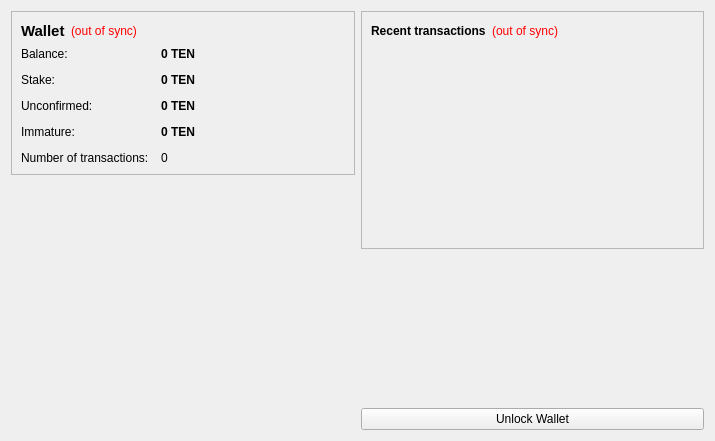
<?xml version="1.0" encoding="UTF-8"?>
<ui version="4.0">
 <class>OverviewPage</class>
 <widget class="QWidget" name="OverviewPage">
  <property name="geometry">
   <rect>
    <x>0</x>
    <y>0</y>
    <width>715</width>
    <height>441</height>
   </rect>
  </property>
  <property name="windowTitle">
   <string>Form</string>
  </property>
  <layout class="QHBoxLayout" name="horizontalLayout" stretch="1,1">
   <item>
    <layout class="QVBoxLayout" name="verticalLayout_2">
     <item>
      <widget class="QFrame" name="frame">
       <property name="frameShape">
        <enum>QFrame::StyledPanel</enum>
       </property>
       <property name="frameShadow">
        <enum>QFrame::Raised</enum>
       </property>
       <layout class="QVBoxLayout" name="verticalLayout_4">
        <item>
         <layout class="QHBoxLayout" name="horizontalLayout_4">
          <item>
           <widget class="QLabel" name="label_5">
            <property name="font">
             <font>
              <pointsize>11</pointsize>
              <weight>75</weight>
              <bold>true</bold>
             </font>
            </property>
            <property name="text">
             <string>Wallet</string>
            </property>
           </widget>
          </item>
          <item>
           <widget class="QLabel" name="labelWalletStatus">
            <property name="toolTip">
             <string>The displayed information may be out of date. Your wallet automatically synchronizes with the TentaniumCoin network after a connection is established, but this process has not completed yet.</string>
            </property>
            <property name="styleSheet">
             <string notr="true">QLabel { color: red; }</string>
            </property>
            <property name="text">
             <string notr="true">(out of sync)</string>
            </property>
            <property name="alignment">
             <set>Qt::AlignLeading|Qt::AlignLeft|Qt::AlignVCenter</set>
            </property>
           </widget>
          </item>
          <item>
           <spacer name="horizontalSpacer_2">
            <property name="orientation">
             <enum>Qt::Horizontal</enum>
            </property>
            <property name="sizeHint" stdset="0">
             <size>
              <width>40</width>
              <height>20</height>
             </size>
            </property>
           </spacer>
          </item>
         </layout>
        </item>
        <item>
         <layout class="QFormLayout" name="formLayout_2">
          <property name="fieldGrowthPolicy">
           <enum>QFormLayout::AllNonFixedFieldsGrow</enum>
          </property>
          <property name="horizontalSpacing">
           <number>12</number>
          </property>
          <property name="verticalSpacing">
           <number>12</number>
          </property>
          <item row="0" column="0">
           <widget class="QLabel" name="label">
            <property name="text">
             <string>Balance:</string>
            </property>
           </widget>
          </item>
          <item row="0" column="1">
           <widget class="QLabel" name="labelBalance">
            <property name="font">
             <font>
              <weight>75</weight>
              <bold>true</bold>
             </font>
            </property>
            <property name="cursor">
             <cursorShape>IBeamCursor</cursorShape>
            </property>
            <property name="toolTip">
             <string>Your current balance</string>
            </property>
            <property name="text">
             <string notr="true">0 TEN</string>
            </property>
            <property name="textInteractionFlags">
             <set>Qt::LinksAccessibleByMouse|Qt::TextSelectableByKeyboard|Qt::TextSelectableByMouse</set>
            </property>
           </widget>
          </item>
          <item row="1" column="0">
           <widget class="QLabel" name="label_6">
            <property name="text">
             <string>Stake:</string>
            </property>
           </widget>
          </item>
          <item row="1" column="1">
           <widget class="QLabel" name="labelStake">
            <property name="font">
             <font>
              <weight>75</weight>
              <bold>true</bold>
             </font>
            </property>
            <property name="cursor">
             <cursorShape>IBeamCursor</cursorShape>
            </property>
            <property name="toolTip">
             <string>Total of coins that was staked, and do not yet count toward the current balance</string>
            </property>
            <property name="text">
             <string notr="true">0 TEN</string>
            </property>
            <property name="textInteractionFlags">
             <set>Qt::LinksAccessibleByMouse|Qt::TextSelectableByKeyboard|Qt::TextSelectableByMouse</set>
            </property>
           </widget>
          </item>
          <item row="2" column="0">
           <widget class="QLabel" name="label_3">
            <property name="text">
             <string>Unconfirmed:</string>
            </property>
           </widget>
          </item>
          <item row="2" column="1">
           <widget class="QLabel" name="labelUnconfirmed">
            <property name="font">
             <font>
              <weight>75</weight>
              <bold>true</bold>
             </font>
            </property>
            <property name="cursor">
             <cursorShape>IBeamCursor</cursorShape>
            </property>
            <property name="toolTip">
             <string>Total of transactions that have yet to be confirmed, and do not yet count toward the current balance</string>
            </property>
            <property name="text">
             <string notr="true">0 TEN</string>
            </property>
            <property name="textInteractionFlags">
             <set>Qt::LinksAccessibleByMouse|Qt::TextSelectableByKeyboard|Qt::TextSelectableByMouse</set>
            </property>
           </widget>
          </item>
          <item row="3" column="0">
           <widget class="QLabel" name="labelImmatureText">
            <property name="text">
             <string>Immature:</string>
            </property>
           </widget>
          </item>
          <item row="3" column="1">
           <widget class="QLabel" name="labelImmature">
            <property name="font">
             <font>
              <weight>75</weight>
              <bold>true</bold>
             </font>
            </property>
            <property name="toolTip">
             <string>Mined balance that has not yet matured</string>
            </property>
            <property name="text">
             <string notr="true">0 TEN</string>
            </property>
            <property name="textInteractionFlags">
             <set>Qt::LinksAccessibleByMouse|Qt::TextSelectableByKeyboard|Qt::TextSelectableByMouse</set>
            </property>
           </widget>
          </item>
          <item row="4" column="0">
           <widget class="QLabel" name="label_2">
            <property name="text">
             <string>Number of transactions:</string>
            </property>
           </widget>
          </item>
          <item row="4" column="1">
           <widget class="QLabel" name="labelNumTransactions">
            <property name="toolTip">
             <string>Total number of transactions in wallet</string>
            </property>
            <property name="text">
             <string notr="true">0</string>
            </property>
           </widget>
          </item>
         </layout>
        </item>
       </layout>
      </widget>
     </item>
     <item>
      <spacer name="verticalSpacer">
       <property name="orientation">
        <enum>Qt::Vertical</enum>
       </property>
       <property name="sizeHint" stdset="0">
        <size>
         <width>20</width>
         <height>40</height>
        </size>
       </property>
      </spacer>
     </item>
     <item>
      <widget class="QLabel" name="label_6">
       <property name="text">
        <string/>
       </property>
       <property name="pixmap">
        <pixmap resource="../bitcoin.qrc">:/images/backg</pixmap>
       </property>
       <property name="scaledContents">
        <bool>false</bool>
       </property>
       <property name="alignment">
        <set>Qt::AlignCenter</set>
       </property>
       <property name="margin">
        <number>-2</number>
       </property>
      </widget>
     </item>
    </layout>
   </item>
   <item>
    <layout class="QVBoxLayout" name="verticalLayout_3">
     <item>
      <widget class="QFrame" name="frame_2">
       <property name="frameShape">
        <enum>QFrame::StyledPanel</enum>
       </property>
       <property name="frameShadow">
        <enum>QFrame::Raised</enum>
       </property>
       <layout class="QVBoxLayout" name="verticalLayout">
        <item>
         <layout class="QHBoxLayout" name="horizontalLayout_2">
          <item>
           <widget class="QLabel" name="label_4">
            <property name="text">
             <string>&lt;b&gt;Recent transactions&lt;/b&gt;</string>
            </property>
           </widget>
          </item>
          <item>
           <widget class="QLabel" name="labelTransactionsStatus">
            <property name="toolTip">
             <string>The displayed information may be out of date. Your wallet automatically synchronizes with the TentaniumCoin network after a connection is established, but this process has not completed yet.</string>
            </property>
            <property name="styleSheet">
             <string notr="true">QLabel { color: red; }</string>
            </property>
            <property name="text">
             <string notr="true">(out of sync)</string>
            </property>
            <property name="alignment">
             <set>Qt::AlignRight|Qt::AlignTrailing|Qt::AlignVCenter</set>
            </property>
           </widget>
          </item>
          <item>
           <spacer name="horizontalSpacer">
            <property name="orientation">
             <enum>Qt::Horizontal</enum>
            </property>
            <property name="sizeHint" stdset="0">
             <size>
              <width>40</width>
              <height>20</height>
             </size>
            </property>
           </spacer>
          </item>
         </layout>
        </item>
        <item>
         <widget class="QListView" name="listTransactions">
          <property name="styleSheet">
           <string notr="true">QListView { background: transparent; }</string>
          </property>
          <property name="frameShape">
           <enum>QFrame::NoFrame</enum>
          </property>
          <property name="verticalScrollBarPolicy">
           <enum>Qt::ScrollBarAlwaysOff</enum>
          </property>
          <property name="horizontalScrollBarPolicy">
           <enum>Qt::ScrollBarAlwaysOff</enum>
          </property>
          <property name="selectionMode">
           <enum>QAbstractItemView::NoSelection</enum>
          </property>
         </widget>
        </item>
       </layout>
      </widget>
     </item>
     <item>
      <spacer name="verticalSpacer_2">
       <property name="orientation">
        <enum>Qt::Vertical</enum>
       </property>
       <property name="sizeHint" stdset="0">
        <size>
         <width>20</width>
         <height>40</height>
        </size>
       </property>
      </spacer>
     </item>
     <item>
      <widget class="QPushButton" name="unlockWalletButton">
       <property name="text">
        <string>Unlock Wallet</string>
       </property>
      </widget>
     </item>
    </layout>
   </item>
  </layout>
 </widget>
 <resources>
  <include location="../bitcoin.qrc"/>
 </resources>
 <connections/>
</ui>
